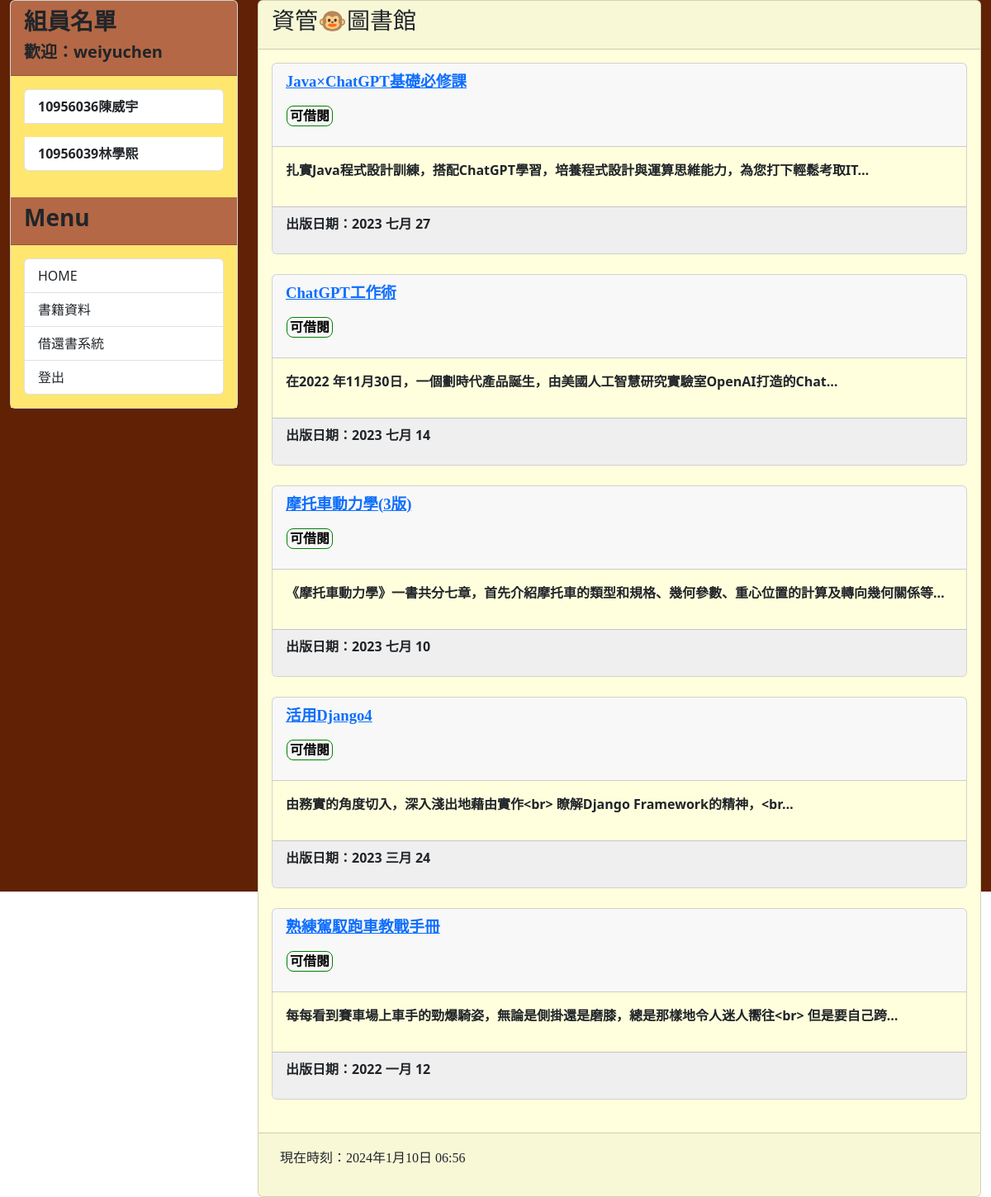
The app's page / (signed in) with its own data.
### mysite/models.py (models this page shows, shortened)
class Book(models.Model):
    image = models.CharField(max_length=500)
    title = models.CharField(max_length=200)
    slug = models.CharField(max_length=200)
    chap = models.CharField(max_length=2000)
    author = models.CharField(max_length=100)
    body = models.TextField(null=False, blank=True)
    pub_date = models.DateField()
    status = models.BooleanField(("外借中"), default=False)
    @property
    def formatted_status(self):
        if self.status:
            return '<span style="color: black; border: 1px solid green;padding: 3px; border-radius: 8px;">可借閱</span>'
        else:
            return '<span style="color: black; border: 1px solid red; padding: 3px; border-radius: 8px;">外借中</span>'
    formatted_status.fget.short_description = "外借狀態"
    class Meta:
        ordering = ('-pub_date', )

### mysite/views.py (the view)
# urls.py: path('', mv.homepage, name="homepage"),
def homepage(request):
    posts = Book.objects.all()
    now = datetime.now()
    user_name = None
    if request.user.is_authenticated:
        user_name = request.user.username
    return render (request, 'index.html', locals())

### mysite/templates/index.html (shortened to what this page needs)
{% extends 'base.html' %}
{% block headmessage %}
    <h3 style='font-family: 微軟正黑體;'>資管🐵圖書館</h3>
{% endblock %}
{% block content %}
    {% for book in posts %}
        <div class='card'>
            <div class='card-header'>
                <p style='font-family: 微軟正黑體; font-size: 14pt; font-weight: bold;'>
                    <a href='{% url "showpost" slug=book.slug %}'>{{ book.title }}</a>
                </p>
                <p style="font-family: 微軟正黑體; font-size: 12pt; font-weight: bold; color: #FFF4C1; margin-left: 1px;">
                    {{book.formatted_status|safe}}
                </p>
            </div>
            <div class='card-body' style='background-color: #ffffdd;'>
                <p>{{ book.body | truncatechars:50 }}</p>
            </div>
            <div class='card-footer' style='background-color: #efefef;'>
                <p>出版日期：{{ book.pub_date | date:"Y M d"}}</p>
            </div>
        </div>
        <br>
    {% endfor %}
{% endblock %}

### templates/base.html (shortened to what this page needs)
<!DOCTYPE html>
<head>
    <link href="https://cdn.jsdelivr.net/npm/bootstrap@5.3.2/dist/css/bootstrap.min.css" rel="stylesheet">
</head>
<body>
    <div class="container-fluid" style="background-color: #602105; height: 1080px;;">
        <div class="row">
            <div class="col-sm-3 col-md-3">
                <div class="card">
                    <div class="card-header" style="background-color: #B46845;">
                        <h3 style="font-weight: bold;">組員名單</h3>
                        {% if user.is_authenticated %}
                        <h5 style="font-weight: bold;">歡迎：{{ user_name }}</h5>
                        {% else %}
                        <h5 style="font-weight: bold;">未登入</h5>
                        {% endif %}
                    </div>
                    <div class="card-body" style="background-color: #FFE66F;">
                        <div class="list-group">
                            <p style="font-weight: bold;" class="list-group-item">10956036陳威宇</p>
                            <p style="font-weight: bold;" class="list-group-item">10956039林學熙</p>
                        </div>
                    </div>
                    <div class="card-header" style="background-color: #B46845;">
                        <h3 style="font-weight: bold;">Menu</h3>
                    </div>
                    <div class="card-body" style="background-color: #FFE66F;">
                        <div class="list-group">
                            <a href="/" class="list-group-item">HOME</a>
                            {% if not user.is_authenticated %}
                                <a href="register/" class="list-group-item">註冊帳號</a>
                                <a href="{% url 'login' %}" class="list-group-item">登入</a>
                            {% else %}
                                {% if not user.is_superuser %}
                                    <a href="search/" class="list-group-item">書籍搜尋</a>
                                {% else %}
                                    <a href="book_list/" class="list-group-item">書籍資料</a>
                                {% endif %}
                            <a href="rent_book/" class="list-group-item">借還書系統</a>
                            <a href="{% url 'logout' %}" class="list-group-item">登出</a>
                        {% endif %}
                        </div>
                    </div>
                </div>
            </div>
            <div class="col-sm-9 col-md-9">
                <div class="card" style="background-color: #ffd;">
                    <div class="card-header">
                        {% block headmessage %}
                        {% endblock %}
                    </div>
                    <div class="card-body" style="font-weight: bold;">
                        {% block content %}
                        {% endblock %}
                    </div>
                    <div class="card-footer">
                        {% include 'footer.html' %}
                    </div>
                </div>
            </div>
        </div>
    </div>
</body>
</html>

### records on screen
Book: title "Java×ChatGPT基礎必修課", formatted_status "可借閱", body "扎實Java程式設計訓練，搭配ChatGPT學習，培養程式設計與運算思維能力，為您打下輕鬆考取IT…", pub_date "2023 七月 27"
Book: title "ChatGPT工作術", formatted_status "可借閱", body "在2022 年11月30日，一個劃時代產品誕生，由美國人工智慧研究實驗室OpenAI打造的Chat…", pub_date "2023 七月 14"
Book: title "摩托車動力學(3版)", formatted_status "可借閱", body "《摩托車動力學》一書共分七章，首先介紹摩托車的類型和規格、幾何參數、重心位置的計算及轉向幾何關係等…", pub_date "2023 七月 10"
Book: title "活用Django4", formatted_status "可借閱", body "由務實的角度切入，深入淺出地藉由實作<br> 瞭解Django Framework的精神，<br…", pub_date "2023 三月 24"
Book: title "熟練駕馭跑車教戰手冊", formatted_status "可借閱", body "每每看到賽車場上車手的勁爆騎姿，無論是側掛還是磨膝，總是那樣地令人迷人嚮往<br> 但是要自己跨…", pub_date "2022 一月 12"

### other values on screen
{{ user_name }} "weiyuchen"
